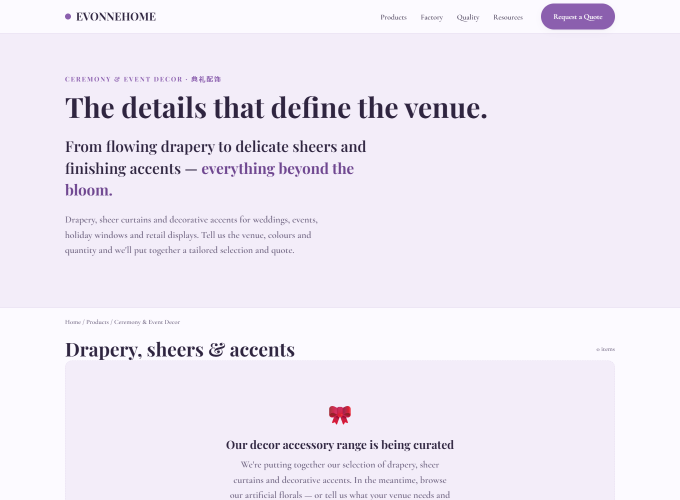
#> input picture decor_check.png, 1360 x 1000 px (shown at 1/2 size)
$ python nc_locate.py ../decor_check.png ../decor_check.png
#> lines starting #> are read from the running program, lines starting #| are printed output that depends on the picture
# -*- coding: utf-8 -*-
"""NC-match a query screenshot against onsite gallery cases (PIL+numpy, no cv2)."""
import sys, glob, os
import numpy as np
from PIL import Image

def gray(img, size):
    im = img.convert('L').resize(size, Image.LANCZOS)
    return np.asarray(im, dtype=np.float64) / 255.0

def nc(a, b):
    a = a - a.mean(); b = b - b.mean()
    d = np.sqrt((a*a).sum() * (b*b).sum())
    return float((a*b).sum() / d) if d > 0 else 0.0

def center_crop(img, frac=0.10):
#> called with frac = 0.1
    w, h = img.size
#> w = 1360; h = 1000
    dx, dy = int(w*frac), int(h*frac)
#> dx = 136; dy = 100
    return img.crop((dx, dy, w-dx, h-dy))
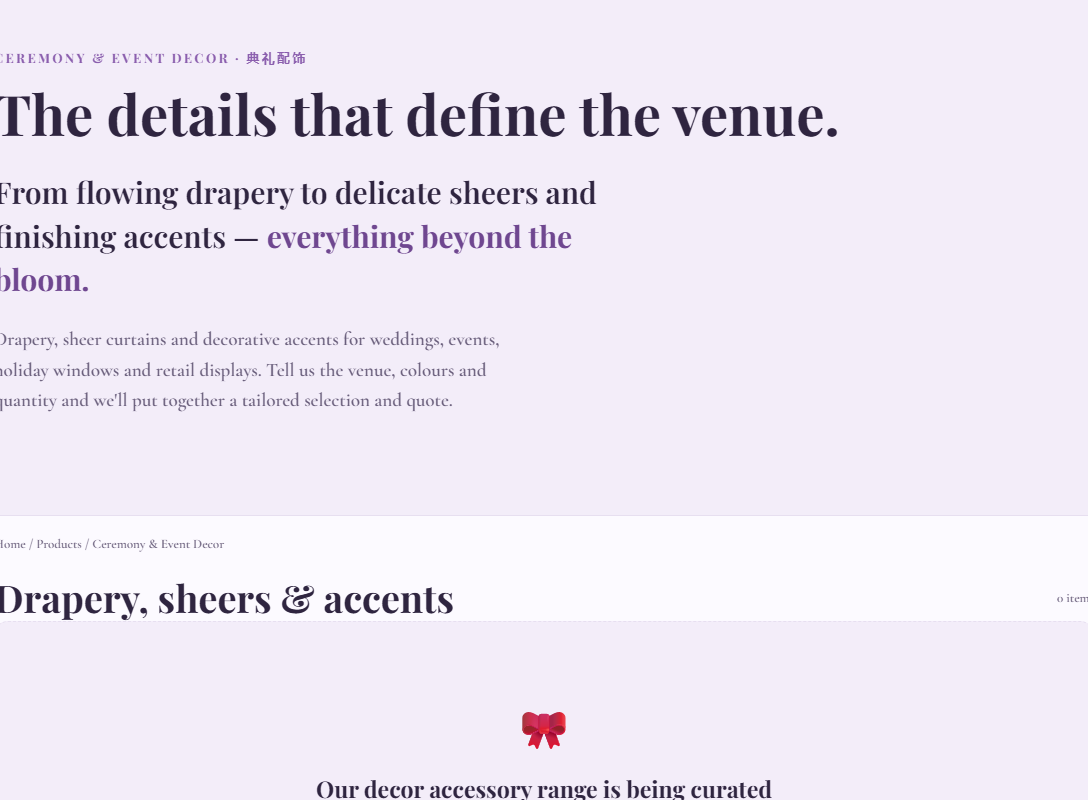
#> returned value: PIL image 1088x800 RGB; mean R, G, B 237.5, 231.5, 243.5

def main(query_path, gallery_dir):
    q = center_crop(Image.open(query_path))
    scores = []
    for p in sorted(glob.glob(os.path.join(gallery_dir, 'case-*.jpg'))):
        g = center_crop(Image.open(p))
        best = 0.0
        # multi-scale: resize gallery to query aspect variants
        for qw, qh in [(112, 112), (96, 128), (128, 96)]:
            qa = gray(q, (qw, qh))
            for scale in (0.85, 1.0, 1.15):
                gw, gh = int(qw*scale), int(qh*scale)
                ga_img = g.convert('L').resize((gw, gh), Image.LANCZOS)
                # center-crop back to query shape then compare
                dx, dy = (gw-qw)//2, (gh-qh)//2
                dx, dy = max(dx, 0), max(dy, 0)
                cropped = ga_img.crop((dx, dy, min(dx+qw, gw), min(dy+qh, gh))) \
                    .resize((qw, qh), Image.LANCZOS)
                ga = np.asarray(cropped, dtype=np.float64) / 255.0
                best = max(best, nc(qa, ga))
        scores.append((best, os.path.basename(p)))
    scores.sort(reverse=True)
    for s, name in scores[:6]:
        print(f'{s:.4f}  {name}')

if __name__ == '__main__':
    main(sys.argv[1], sys.argv[2])
